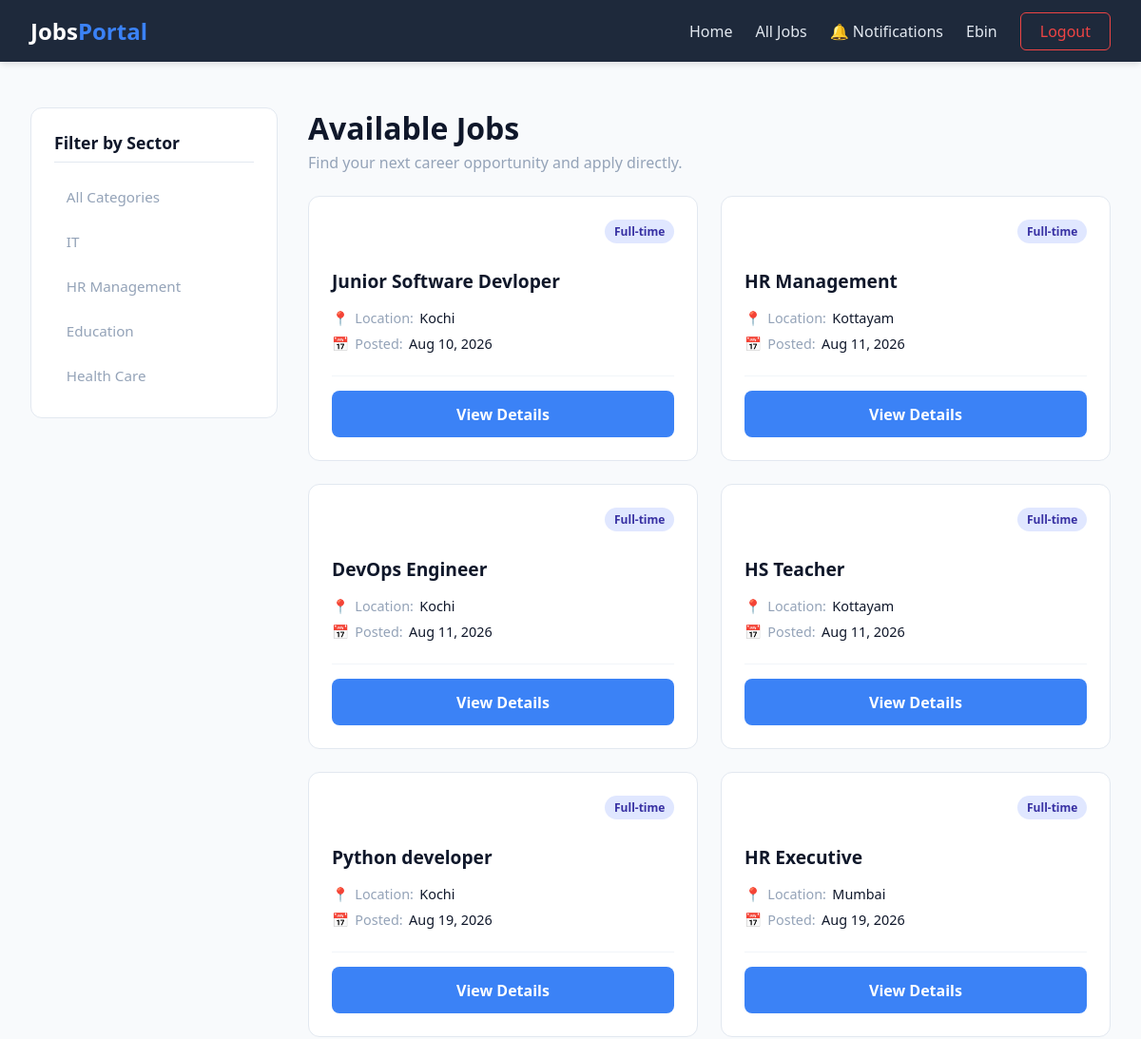
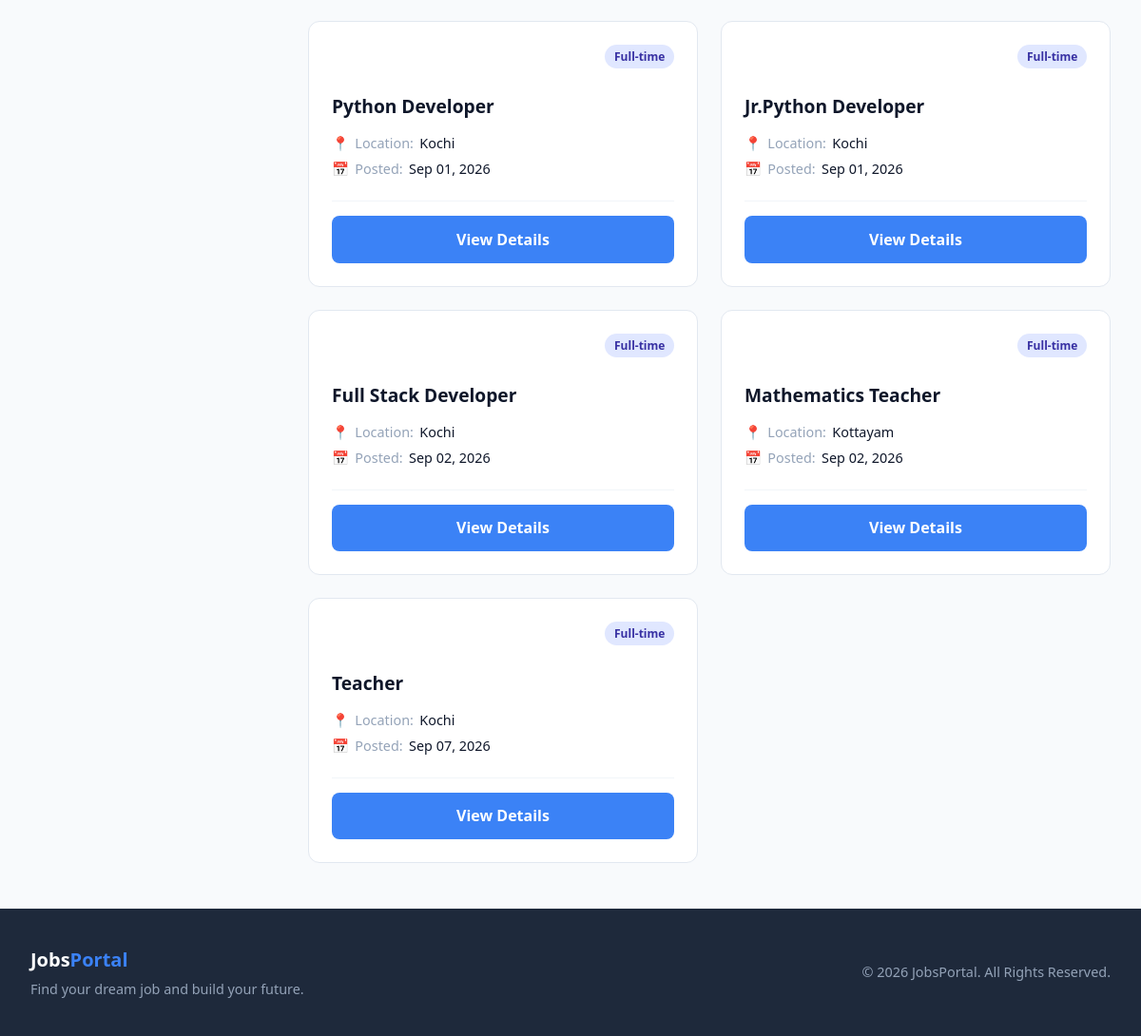
The app's page /all-jobs (signed in) with its own data (2 pictures, top to bottom).
### jobs/models.py (models this page shows, shortened)
class Sectors(models.Model):
    name=models.CharField(max_length=50)

class Jobs(models.Model):
    title=models.CharField(max_length=100)
    sector=models.ForeignKey(Sectors,on_delete=models.CASCADE)
    company=models.ForeignKey(Company,on_delete=models.CASCADE)
    location=models.CharField(max_length=50)
    description=models.TextField()
    salary=models.CharField(max_length=50)
    post_date=models.DateField(auto_now_add=True)
    slug=models.SlugField(blank=True)
    is_active=models.BooleanField(default=True)
    end_date=models.DateField()

### jobs/views.py (the view)
# urls.py: path("all-jobs",views.allJobs,name="all_jobs"),
@login_required
def allJobs(request, sector=None):
    if sector:
        job_posts = Jobs.objects.select_related("sector").filter(sector_id=sector,is_active=True)
    else:
        job_posts = Jobs.objects.select_related("sector").filter(is_active=True)
    for job in job_posts:
        job.has_applied = Applications.objects.filter(job=job,user=request.user).exists()
    return render(request, "all-jobs.html",{"jobs": job_posts})

### jobs/context_processors.py (called while the page is built)
def allSectors(request):
    all_sectors=Sectors.objects.all()
    return dict(sectors=all_sectors)

def notification_count(request):
    if request.user.is_authenticated and not request.user.is_superuser:
        count = Notification.objects.filter(user=request.user, is_read=False).count()
        return { "notification_count": count}
    return {"notification_count": 0}

### templates/all-jobs.html (shortened to what this page needs)
{% extends 'base.html' %}
{% load static %}
{% block extra_css %}
    <link rel="stylesheet" href="{% static 'css/styles.css' %}">
{% endblock %}
{% block content %}
<div class="jobs-page-layout">
    <aside class="sidebar-filter">
        <div class="filter-card">
            <h3>Filter by Sector</h3>
            <ul class="sector-list">
                <li>
                    <a href="{% url 'all_jobs' %}" class="sector-link">All Categories</a>
                </li>
                {% for sector in sectors %}
                <li>
                    <a href="{% url 'jobs_by_category' sector.id %}" class="sector-link">
                        {{ sector.name }}
                    </a>
                </li>
                {% endfor %}
            </ul>
        </div>
    </aside>
    <main class="jobs-main-content">
        <div class="jobs-header">
            <h1>Available Jobs</h1>
            <p>Find your next career opportunity and apply directly.</p>
        </div>
        <section class="jobs-section">
            {% if jobs %}
            <div class="jobs-grid">
                {% for job in jobs %}
                <div class="job-card">
                    <div class="job-card-header">
                        <span class="job-badge">Full-time</span>
                    </div>
                    <h3 class="job-title">{{ job.title }}</h3>
                    <div class="job-meta">
                        <div class="meta-item">
                            <span class="meta-icon">📍</span>
                            <span class="meta-label">Location:</span>
                            <span class="meta-value">{{ job.location }}</span>
                        </div>
                        <div class="meta-item">
                            <span class="meta-icon">📅</span>
                            <span class="meta-label">Posted:</span>
                            <span class="meta-value">{{ job.post_date|date:"M d, Y" }}</span>
                        </div>
                    </div>
                    <div class="job-card-footer">
                        <a href="{% url 'job_detail' job.id %}" class="btn-primary btn-block">View Details</a>
                    </div>
                </div>
                {% endfor %}
            </div>
            {% endif %}
        </section>
    </main>
</div>
{% endblock %}

### templates/base.html (shortened to what this page needs)
{% load static %}
<!DOCTYPE html>
<html lang="en">
<head>
    <link rel="stylesheet" href="{% static 'css/base.css' %}">
    {% block extra_css %}{% endblock %}
</head>
<body>
    <nav class="navbar">
        <div class="nav-container">
            <a href="{% url 'home' %}" class="logo">
                Jobs<span>Portal</span>
            </a>
            <ul class="nav-menu">
                <li>
                    <a href="{% url 'home' %}">
                        Home
                    </a>
                </li>
                {% if user.is_authenticated %}
                    <li>
                        <a href="{% url 'all_jobs' %}">
                            All Jobs
                        </a>
                    </li>
                    {% if not user.is_superuser %}
                        <li>
                            <a href="{% url 'notifications' %}">
                                🔔 Notifications
                            </a>
                        </li>
                    {% endif %}
                    {% if user.is_superuser %}
                        <li>
                            <a href="{% url 'admin_dashboard' %}"
                               class="user-link">
                                {{ user.username }}
                            </a>
                        </li>
                    {% else %}
                        <li>
                            <a href="{% url 'user_dashboard' %}"
                               class="user-link">
                                {{ user.first_name }}
                            </a>
                        </li>
                    {% endif %}
                    <li>
                        <a href="{% url 'logout' %}"
                           class="btn-logout">
                            Logout
                        </a>
                    </li>
                {% endif %}
            </ul>
        </div>
    </nav>
    <main class="main-content">
        {% block content %}
        {% endblock %}
    </main>
    <footer class="footer">
        <div class="footer-container">
            <div class="footer-brand">
                <h3>
                    Jobs<span>Portal</span>
                </h3>
                <p>
                    Find your dream job and build your future.
                </p>
            </div>
            <div class="footer-copyright">
                <p>
                    &copy; 2026 JobsPortal. All Rights Reserved.
                </p>
            </div>
        </div>
    </footer>
</body>
</html>

### static/css/base.css (style rules this page uses)
* { margin: 0; padding: 0; box-sizing: border-box; font-family: 'Segoe UI', Tahoma, Geneva, Verdana, sans-serif; }
:root { --primary-color: #3b82f6; --primary-hover: #2563eb; --nav-bg: #1e293b; --bg-color: #f8fafc; --text-dark: #0f172a; --text-light: #ffffff; --text-muted: #94a3b8; }
body { background-color: var(--bg-color); color: var(--text-dark); display: flex; flex-direction: column; min-height: 100vh; }
.navbar { background-color: var(--nav-bg); padding: 1rem 0; box-shadow: 0 4px 6px -1px rgba(0, 0, 0, 0.1); }
.nav-container { max-width: 1200px; margin: 0 auto; padding: 0 2rem; display: flex; justify-content: space-between; align-items: center; }
.logo { font-size: 1.5rem; font-weight: 700; color: var(--text-light); text-decoration: none; }
.logo span { color: var(--primary-color); }
.nav-menu { display: flex; list-style: none; align-items: center; gap: 1.5rem; margin: 0; padding: 0; }
.nav-menu li { list-style: none; }
.nav-menu a { text-decoration: none; color: #e2e8f0; font-weight: 500; transition: color 0.2s ease; }
.btn-logout { border: 1px solid #ef4444; color: #ef4444 !important; padding: 0.5rem 1.25rem; border-radius: 6px; }
.main-content { flex: 1; max-width: 1200px; width: 100%; margin: 3rem auto; padding: 0 2rem; }
.footer { background-color: var(--nav-bg); color: var(--text-light); padding: 2.5rem 0; margin-top: auto; }
.footer-container { max-width: 1200px; margin: 0 auto; padding: 0 2rem; display: flex; justify-content: space-between; align-items: center; }
.footer-brand h3 { font-size: 1.25rem; margin-bottom: 0.5rem; }
.footer-brand span { color: var(--primary-color); }
.footer-brand p, .footer-copyright p { color: var(--text-muted); font-size: 0.9rem; }

### static/css/styles.css (style rules this page uses)
.btn-primary { display: inline-block; background-color: var(--primary-color); color: #ffffff; padding: 0.85rem 1.75rem; border-radius: 8px; font-weight: 600; text-decoration: none; transition: background-color 0.2s ease, transform 0.2s ease; }
.job-card-header { display: flex; justify-content: space-between; align-items: center; gap: 10px; }
.job-title { margin: 16px 0 12px; font-size: 16px; line-height: 1.4; color: #111827; }
.job-card-footer { padding-top: 15px; border-top: 1px solid #f1f5f9; }
.jobs-page-layout { display: grid; grid-template-columns: 260px 1fr; gap: 2rem; align-items: start; }
.sidebar-filter { position: sticky; top: 90px; }
.filter-card { background: #ffffff; border: 1px solid var(--border-color, #e2e8f0); border-radius: 12px; padding: 1.5rem; }
.filter-card h3 { font-size: 1.1rem; color: var(--text-dark, #0f172a); margin-bottom: 1rem; padding-bottom: 0.5rem; border-bottom: 1px solid var(--border-color, #e2e8f0); }
.sector-list { list-style: none; display: flex; flex-direction: column; gap: 0.5rem; }
.sector-link { display: block; padding: 0.6rem 0.8rem; color: var(--text-muted, #64748b); text-decoration: none; border-radius: 6px; font-size: 0.95rem; font-weight: 500; transition: all 0.2s ease; }
.jobs-main-content { display: flex; flex-direction: column; gap: 1.5rem; }
.jobs-header h1 { font-size: 2rem; color: var(--text-dark, #0f172a); margin-bottom: 0.25rem; }
.jobs-header p { color: var(--text-muted, #64748b); font-size: 1rem; }
.jobs-grid { display: grid; grid-template-columns: repeat(auto-fill, minmax(280px, 1fr)); gap: 1.5rem; }
.job-card { background: #ffffff; border: 1px solid var(--border-color, #e2e8f0); border-radius: 12px; padding: 1.5rem; display: flex; flex-direction: column; justify-content: space-between; transition: transform 0.2s ease, box-shadow 0.2s ease; }
.job-card-header { display: flex; justify-content: flex-end; margin-bottom: 0.75rem; }
.job-badge { background-color: #e0e7ff; color: #3730a3; font-size: 0.75rem; font-weight: 600; padding: 0.25rem 0.6rem; border-radius: 20px; }
.job-title { font-size: 1.2rem; color: var(--text-dark, #0f172a); margin-bottom: 1rem; line-height: 1.3; }
.job-meta { display: flex; flex-direction: column; gap: 0.5rem; margin-bottom: 1.5rem; font-size: 0.9rem; }
.meta-item { display: flex; align-items: center; gap: 0.4rem; }
.meta-label { color: var(--text-muted, #64748b); }
.meta-value { color: var(--text-dark, #1e293b); font-weight: 500; }
.btn-block { display: block; width: 100%; text-align: center; }

### records on screen
Sectors: name "IT"
Sectors: name "HR Management"
Sectors: name "Education"
Sectors: name "Health Care"
Jobs: title "Junior Software Devloper", location "Kochi", post_date "Aug 10, 2026"
Jobs: title "HR Management", location "Kottayam", post_date "Aug 11, 2026"
Jobs: title "DevOps Engineer", location "Kochi", post_date "Aug 11, 2026"
Jobs: title "HS Teacher", location "Kottayam", post_date "Aug 11, 2026"
Jobs: title "Python developer", location "Kochi", post_date "Aug 19, 2026"
Jobs: title "HR Executive", location "Mumbai", post_date "Aug 19, 2026"
Jobs: title "Python Developer", location "Kochi", post_date "Sep 01, 2026"
Jobs: title "Jr.Python Developer", location "Kochi", post_date "Sep 01, 2026"
Jobs: title "Full Stack Developer", location "Kochi", post_date "Sep 02, 2026"
Jobs: title "Mathematics Teacher", location "Kottayam", post_date "Sep 02, 2026"
Jobs: title "Teacher", location "Kochi", post_date "Sep 07, 2026"

### other values on screen
{{ user.first_name }} "Ebin"
